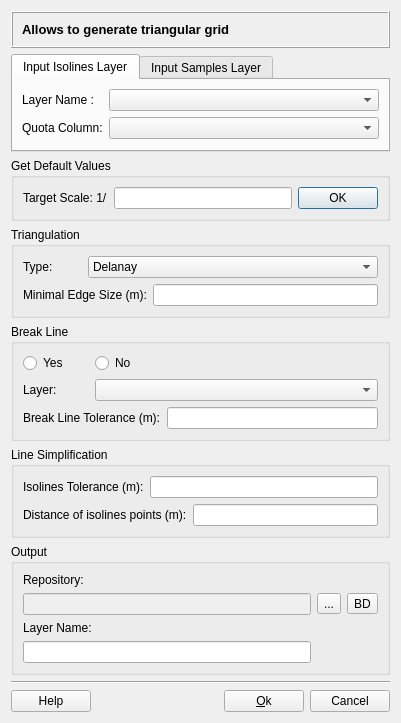
<?xml version="1.0" encoding="UTF-8"?>
<ui version="4.0">
 <class>TINGenerationDialogForm</class>
 <widget class="QDialog" name="TINGenerationDialogForm">
  <property name="geometry">
   <rect>
    <x>0</x>
    <y>0</y>
    <width>401</width>
    <height>678</height>
   </rect>
  </property>
  <property name="windowTitle">
   <string>TIN Generate</string>
  </property>
  <property name="windowOpacity">
   <double>1.000000000000000</double>
  </property>
  <layout class="QVBoxLayout" name="verticalLayout">
   <item>
    <widget class="QFrame" name="frame">
     <property name="frameShape">
      <enum>QFrame::Box</enum>
     </property>
     <property name="frameShadow">
      <enum>QFrame::Raised</enum>
     </property>
     <layout class="QHBoxLayout" name="horizontalLayout_4">
      <item>
       <widget class="QLabel" name="label">
        <property name="font">
         <font>
          <pointsize>10</pointsize>
          <weight>75</weight>
          <bold>true</bold>
         </font>
        </property>
        <property name="text">
         <string>Allows to generate triangular grid</string>
        </property>
       </widget>
      </item>
     </layout>
    </widget>
   </item>
   <item>
    <widget class="QTabWidget" name="m_inputtabWidget">
     <property name="currentIndex">
      <number>0</number>
     </property>
     <widget class="QWidget" name="m_isolinestabWidget">
      <attribute name="title">
       <string>Input Isolines Layer</string>
      </attribute>
      <layout class="QHBoxLayout" name="horizontalLayout">
       <item>
        <layout class="QFormLayout" name="formLayout">
         <item row="0" column="0">
          <widget class="QLabel" name="m_isolineslabel">
           <property name="text">
            <string>Layer Name :</string>
           </property>
          </widget>
         </item>
         <item row="0" column="1">
          <widget class="QComboBox" name="m_isolinescomboBox"/>
         </item>
         <item row="1" column="0">
          <widget class="QLabel" name="m_isolinesZlabel">
           <property name="text">
            <string>Quota Column:</string>
           </property>
          </widget>
         </item>
         <item row="1" column="1">
          <widget class="QComboBox" name="m_isolinesZcomboBox"/>
         </item>
        </layout>
       </item>
      </layout>
     </widget>
     <widget class="QWidget" name="m_samplestabWidget">
      <attribute name="title">
       <string>Input Samples Layer</string>
      </attribute>
      <layout class="QHBoxLayout" name="horizontalLayout_2">
       <item>
        <layout class="QFormLayout" name="formLayout_2">
         <item row="0" column="0">
          <widget class="QLabel" name="m_sampleslabel">
           <property name="text">
            <string>Layer Name:</string>
           </property>
          </widget>
         </item>
         <item row="0" column="1">
          <widget class="QComboBox" name="m_samplescomboBox"/>
         </item>
         <item row="1" column="0">
          <widget class="QLabel" name="m_samplesZlabel">
           <property name="text">
            <string>Quota Column:</string>
           </property>
          </widget>
         </item>
         <item row="1" column="1">
          <widget class="QComboBox" name="m_samplesZcomboBox"/>
         </item>
        </layout>
       </item>
      </layout>
     </widget>
    </widget>
   </item>
   <item>
    <widget class="QGroupBox" name="m_defaultgroupBox">
     <property name="title">
      <string>Get Default Values</string>
     </property>
     <layout class="QHBoxLayout" name="horizontalLayout_3">
      <item>
       <widget class="QLabel" name="m_scalelabel">
        <property name="text">
         <string>Target Scale: 1/</string>
        </property>
       </widget>
      </item>
      <item>
       <widget class="QLineEdit" name="m_scalelineEdit"/>
      </item>
      <item>
       <widget class="QPushButton" name="m_scalepushButton">
        <property name="text">
         <string>OK</string>
        </property>
       </widget>
      </item>
     </layout>
    </widget>
   </item>
   <item>
    <widget class="QGroupBox" name="m_triangulationgroupBox">
     <property name="title">
      <string>Triangulation</string>
     </property>
     <layout class="QGridLayout" name="gridLayout">
      <item row="0" column="0">
       <widget class="QLabel" name="m_typelabel">
        <property name="text">
         <string>Type:</string>
        </property>
        <property name="alignment">
         <set>Qt::AlignLeading|Qt::AlignLeft|Qt::AlignVCenter</set>
        </property>
       </widget>
      </item>
      <item row="0" column="1" colspan="2">
       <widget class="QComboBox" name="m_typecomboBox">
        <item>
         <property name="text">
          <string>Delanay</string>
         </property>
        </item>
        <item>
         <property name="text">
          <string>Smaller Angle</string>
         </property>
        </item>
       </widget>
      </item>
      <item row="1" column="0" colspan="2">
       <widget class="QLabel" name="m_minedgelabel">
        <property name="text">
         <string>Minimal Edge Size (m):</string>
        </property>
       </widget>
      </item>
      <item row="1" column="2">
       <widget class="QLineEdit" name="m_minedgelineEdit"/>
      </item>
     </layout>
    </widget>
   </item>
   <item>
    <widget class="QGroupBox" name="m_BreaklinegroupBox">
     <property name="title">
      <string>Break Line</string>
     </property>
     <layout class="QGridLayout" name="gridLayout_2">
      <item row="0" column="0">
       <widget class="QRadioButton" name="m_yesradioButton">
        <property name="text">
         <string>Yes</string>
        </property>
       </widget>
      </item>
      <item row="0" column="1">
       <widget class="QRadioButton" name="m_noradioButton">
        <property name="text">
         <string>No</string>
        </property>
       </widget>
      </item>
      <item row="1" column="0">
       <widget class="QLabel" name="m_breaklinelabel">
        <property name="text">
         <string>Layer:</string>
        </property>
       </widget>
      </item>
      <item row="1" column="1" colspan="2">
       <widget class="QComboBox" name="m_breaklinecomboBox"/>
      </item>
      <item row="2" column="0" colspan="2">
       <widget class="QLabel" name="m_breaktollabel">
        <property name="text">
         <string>Break Line Tolerance (m):</string>
        </property>
       </widget>
      </item>
      <item row="2" column="2">
       <widget class="QLineEdit" name="m_breaktollineEdit"/>
      </item>
     </layout>
    </widget>
   </item>
   <item>
    <widget class="QGroupBox" name="m_simplificationgroupBox">
     <property name="title">
      <string>Line Simplification</string>
     </property>
     <layout class="QGridLayout" name="gridLayout_3">
      <item row="0" column="0">
       <widget class="QLabel" name="m_tollabel">
        <property name="text">
         <string>Isolines Tolerance (m):</string>
        </property>
       </widget>
      </item>
      <item row="0" column="1" colspan="2">
       <widget class="QLineEdit" name="m_tollineEdit"/>
      </item>
      <item row="1" column="0" colspan="2">
       <widget class="QLabel" name="m_distancelabel">
        <property name="text">
         <string>Distance of isolines points (m):</string>
        </property>
       </widget>
      </item>
      <item row="1" column="2">
       <widget class="QLineEdit" name="m_distancelineEdit"/>
      </item>
     </layout>
    </widget>
   </item>
   <item>
    <widget class="QGroupBox" name="m_outputGroupBox">
     <property name="sizePolicy">
      <sizepolicy hsizetype="Preferred" vsizetype="Preferred">
       <horstretch>0</horstretch>
       <verstretch>0</verstretch>
      </sizepolicy>
     </property>
     <property name="title">
      <string>Output</string>
     </property>
     <layout class="QGridLayout" name="gridLayout_4">
      <item row="2" column="0">
       <widget class="QLabel" name="m_layerNameLabel">
        <property name="text">
         <string>Layer Name:</string>
        </property>
       </widget>
      </item>
      <item row="3" column="0">
       <widget class="QLineEdit" name="m_newLayerNameLineEdit"/>
      </item>
      <item row="1" column="1">
       <widget class="QToolButton" name="m_targetFileToolButton">
        <property name="minimumSize">
         <size>
          <width>0</width>
          <height>0</height>
         </size>
        </property>
        <property name="text">
         <string>...</string>
        </property>
       </widget>
      </item>
      <item row="1" column="0">
       <widget class="QLineEdit" name="m_repositoryLineEdit">
        <property name="enabled">
         <bool>false</bool>
        </property>
       </widget>
      </item>
      <item row="0" column="0">
       <widget class="QLabel" name="m_repositoryLabel">
        <property name="text">
         <string>Repository:</string>
        </property>
       </widget>
      </item>
      <item row="1" column="2">
       <widget class="QToolButton" name="m_targetDatasourceToolButton">
        <property name="minimumSize">
         <size>
          <width>0</width>
          <height>0</height>
         </size>
        </property>
        <property name="text">
         <string>BD</string>
        </property>
       </widget>
      </item>
     </layout>
    </widget>
   </item>
   <item>
    <layout class="QGridLayout" name="gridLayout_14">
     <item row="0" column="0">
      <widget class="Line" name="line_2">
       <property name="orientation">
        <enum>Qt::Horizontal</enum>
       </property>
      </widget>
     </item>
     <item row="1" column="0">
      <layout class="QGridLayout" name="gridLayout_5">
       <item row="0" column="1">
        <spacer name="horizontalSpacer">
         <property name="orientation">
          <enum>Qt::Horizontal</enum>
         </property>
         <property name="sizeHint" stdset="0">
          <size>
           <width>40</width>
           <height>20</height>
          </size>
         </property>
        </spacer>
       </item>
       <item row="0" column="2">
        <widget class="QPushButton" name="m_okPushButton">
         <property name="text">
          <string>&amp;Ok</string>
         </property>
        </widget>
       </item>
       <item row="0" column="0">
        <widget class="te::qt::widgets::HelpPushButton" name="m_helpPushButton">
         <property name="text">
          <string>Help</string>
         </property>
        </widget>
       </item>
       <item row="0" column="3">
        <widget class="QPushButton" name="m_cancelPushButton">
         <property name="text">
          <string>Cancel</string>
         </property>
        </widget>
       </item>
      </layout>
     </item>
    </layout>
   </item>
  </layout>
 </widget>
 <customwidgets>
  <customwidget>
   <class>te::qt::widgets::HelpPushButton</class>
   <extends>QPushButton</extends>
   <header>terralib/qt/widgets/help/HelpPushButton.h</header>
  </customwidget>
 </customwidgets>
 <resources/>
 <connections/>
</ui>
